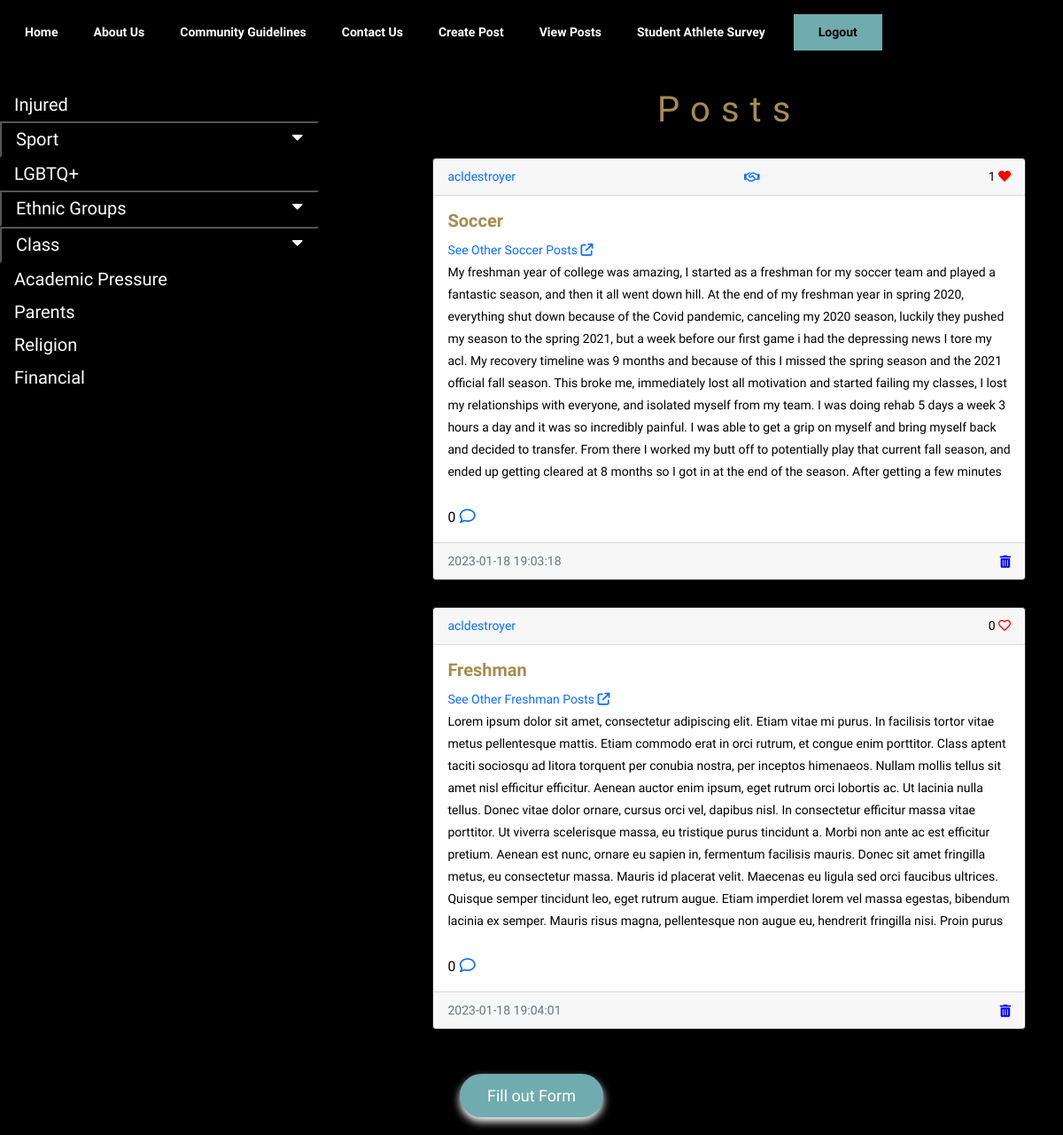
The app's page /view_posts/ (signed in) with its own data.
### website/models.py (models this page shows)
class Post(db.Model):
    id = db.Column(db.Integer, primary_key=True)
    text = db.Column(db.Text, nullable=False)
    categ = db.Column(db.Text, nullable=True)
    browser = db.Column(db.String(150), unique=False)
    consent = db.Column(db.String(150), unique=False)
    date_created = db.Column(db.DateTime(timezone=True), default=func.now())
    author = db.Column(db.Integer, db.ForeignKey('user.id', ondelete="CASCADE"), nullable=False)
    comments = db.relationship('Comment', backref='post', passive_deletes=True)
    likes = db.relationship('Like', backref='post', passive_deletes=True)

class User(db.Model, UserMixin):
    id = db.Column(db.Integer, primary_key=True)
    email = db.Column(db.String(150), unique=True)
    username = db.Column(db.String(150), unique=True)
    password = db.Column(db.String(150))
    browser = db.Column(db.String(150))
    consent = db.Column(db.String(150))
    date_created = db.Column(db.DateTime(timezone=True), default=func.now())
    posts = db.relationship('Post', backref='user', passive_deletes=True)
    comments = db.relationship('Comment', backref='user', passive_deletes=True)
    likes = db.relationship('Like', backref='user', passive_deletes=True)

### website/views.py (the view)
@views.route("/view_posts/", methods = ["GET"])
@login_required
def view_posts():
    posts = Post.query.all()
    return render_template("view_posts.html", user=current_user, posts=posts)

### website/app.py (called while the page is built)
@login_manager.user_loader
def load_user(id):
    return User.query.get(int(id))

### website/templates/view_posts.html (shortened to what this page needs)
{% extends "posts_div.html" %}

### website/templates/posts_div.html (shortened to what this page needs)
{% extends "base.html" %} {% block title %}Home{% endblock %} {% block content
%}
<head>
    <link rel="stylesheet" href="https://use.fontawesome.com/releases/v5.6.3/css/all.css">
</head>
<body>
<section class="posts-page">
<div class="sidenav">
  <a href="/posts_sorted/Injured">Injured</a>
  <button class="dropdown-btn">Sport
    <i class="fa fa-caret-down"></i>
  </button>
  <a href="/posts_sorted/lgbtq">LGBTQ+</a>
  <button class="dropdown-btn">Ethnic Groups
    <i class="fa fa-caret-down"></i>
  </button>
  <button class="dropdown-btn">Class
    <i class="fa fa-caret-down"></i>
  </button>
  <a href="/posts_sorted/Academic">Academic Pressure</a>
    <a href="/posts_sorted/Parents">Parents</a>
    <a href="/posts_sorted/Religion">Religion</a>
    <a href="/posts_sorted/Financial">Financial</a>
</div>
<div id="posts">
    <h1 class="posts-header">{% block header %}Posts{% endblock %}</h1>
    {% for post in posts %}
    <div class="card border-dark">
        <div class="card-header d-flex justify-content-between align-items-center">
            <a href="/posts/{{post.user.username}}">{{post.user.username}}</a>
            {% if post.consent == "yes" %}
                <a class="fa-regular fa-handshake"></a>
            {% endif %}
            <div>
                                <link rel="stylesheet" href="https://use.fontawesome.com/releases/v5.13.0/css/all.css">
                <span id="likes-count-{{post.id}}">
        {{ post.likes|length }}</span>
                {% if user.id in post.likes|map(attribute="author")|list %}
                <a
                        class="fas fa-heart"
                        id="like-button-{{post.id}}"
                        onclick="like({{post.id}})"
                ></a>
                {% else %}
                <a
                        class="far fa-heart"
                        id="like-button-{{post.id}}"
                        onclick="like({{post.id}})"
                ></a>
                {% endif %}
            </div>
        </div>
        <div class="card-body">
            <div href="/posts/{{post.browser}}" class="card-title">{{post.browser}}</div>
            <a href="/posts_sorted/{{post.browser}}">See Other {{post.browser}} Posts <i class="fa-solid fa-arrow-up-right-from-square"></i></a>
        <div class="ex1" >{{ post.text }}</div>
            <br/>
            <p class="card-text">
                {% if post.comments|length >= 0 %}
                    <small>{{post.comments|length}}</small>
                <a data-bs-toggle="collapse"
                        class="fa-regular fa-comment"
                        href="#comments-{{post.id}}"
                ></a>
                {% else %}
                <small class="text-muted"> No Comments</small>
                {% endif %}
            </p>
        </div>
        <div class="card-footer text-muted">
            {{post.date_created}}
            {% if user.id == post.author %}
                    <a style="color:blue;"
                        class="fas fa-trash-can"
                        href="/delete-post/{{post.id}}"
                ></a>
            {% endif %}
        </div>
    </div>
        {% endfor %}
    {% block footer %}
</div>
    <div align="center">
        <a href="/create-post">
            <button type="button" class="btn btn-main">
                Fill out Form
            </button>
        </a>
    </div>
</section>
</body>
{% endblock %} {% endblock %}

### website/static/styles/style.css (style rules this page uses)
html, body, { position:fixed; top:0; bottom:0; left:0; right:0; }
body { font-size: 14px; font-weight: 300; line-height: 25px; color: #F0F7F4; font-family: "Quicksand", sans-serif; -webkit-font-smoothing: antialiased; background-color: #000; }
div { display: block; }
a, a:active, a:focus, a:active { text-decoration: none; }
h1, h2, h3, h4, h5, h6 { font-weight: 300; margin: 0px; }
h1 { letter-spacing: 0.3em; font-size: 40px; color: #A58C50; }
p { font-size: 18px; line-height: 25px; }
a { transition: all 0.2s ease-in-out 0s; }
span, small { color: #000; }
.sidenav { padding-top: 100px; position: fixed; width: 30%; height: 100%; top: 0; left: 0; background-color: #000; overflow-x: hidden; }
.sidenav a, .dropdown-btn { padding: 6px 8px 6px 16px; text-decoration: none; font-size: 20px; color: #FFF; display: block; background: none; width: 100%; text-align: left; cursor: pointer; outline: none; }
.fa-caret-down { float: right; padding-right: 8px; }
#posts { padding-top: 100px; width: 100%; float: right !important; }
.border-dark { width: 60%; float: right !important; margin-top: 30px; }
.posts-header { text-align: center; width: 60%; float: right !important; }
.btn { border-radius: 0; }
.btn-main { color: #fff; border-radius: 30px; font-size: 18px; padding: 10px 30px; display: inline-block; box-shadow: 0 5px 10px; background-color: #70ABAF; margin-top: 50px; z-index: 5; margin-bottom: 20px; }
.card-title { color: #A58C50; font-weight: bold; font-size: 20px; }
.card-footer { display: flex; align-items: center!important; justify-content: space-between!important; }
.far, .fas { color: red; }
.ex1 { color: #000; width:100%; max-height:250px; overflow-y:auto; }

### records on screen
Post: user.username "acldestroyer", consent "yes" (drawn), likes|length "1", browser "Soccer", text "My freshman year of college was amazing, I started as a freshman for my soccer team and played a fantastic season, and then it all went down hill. At the end of my freshman year in spring 2020, everything shut down because of the Covid pandemic, canceling my 2020 season, luckily they pushed my season to the spring 2021, but a week before our first game i had the depressing news I tore my acl. My recovery timeline was 9 months and because of this I missed the spring season and the 2021 official fall season. This broke me, immediately lost all motivation and started failing my classes, I lost my relationships with everyone, and isolated myself from my team. I was doing rehab 5 days a week 3…", comments|length "0", date_created "2023-01-18 19:03:18"
Post: user.username "acldestroyer", likes|length "0", browser "Freshman", text "Lorem ipsum dolor sit amet, consectetur adipiscing elit. Etiam vitae mi purus. In facilisis tortor vitae metus pellentesque mattis. Etiam commodo erat in orci rutrum, et congue enim porttitor. Class aptent taciti sociosqu ad litora torquent per conubia nostra, per inceptos himenaeos. Nullam mollis tellus sit amet nisl efficitur efficitur. Aenean auctor enim ipsum, eget rutrum orci lobortis ac. Ut lacinia nulla tellus. Donec vitae dolor ornare, cursus orci vel, dapibus nisl. In consectetur efficitur massa vitae porttitor. Ut viverra scelerisque massa, eu tristique purus tincidunt a. Morbi non ante ac est efficitur pretium. Aenean est nunc, ornare eu sapien in, fermentum facilisis mauris.…", comments|length "0", date_created "2023-01-18 19:04:01"
